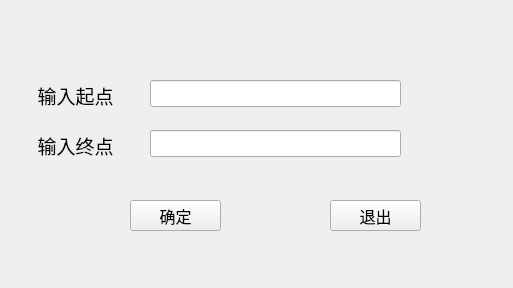
<?xml version="1.0" encoding="UTF-8"?>
<ui version="4.0">
 <class>SearchLoc</class>
 <widget class="QWidget" name="SearchLoc">
  <property name="geometry">
   <rect>
    <x>0</x>
    <y>0</y>
    <width>513</width>
    <height>288</height>
   </rect>
  </property>
  <property name="windowTitle">
   <string>SearchLoc</string>
  </property>
  <widget class="QPushButton" name="pushButtonDone">
   <property name="geometry">
    <rect>
     <x>130</x>
     <y>200</y>
     <width>91</width>
     <height>31</height>
    </rect>
   </property>
   <property name="font">
    <font>
     <pointsize>12</pointsize>
    </font>
   </property>
   <property name="text">
    <string>确定</string>
   </property>
  </widget>
  <widget class="QPushButton" name="pushButtonQuit">
   <property name="geometry">
    <rect>
     <x>330</x>
     <y>200</y>
     <width>91</width>
     <height>31</height>
    </rect>
   </property>
   <property name="font">
    <font>
     <pointsize>12</pointsize>
    </font>
   </property>
   <property name="text">
    <string>退出</string>
   </property>
  </widget>
  <widget class="QLabel" name="labelStart">
   <property name="geometry">
    <rect>
     <x>20</x>
     <y>80</y>
     <width>111</width>
     <height>31</height>
    </rect>
   </property>
   <property name="font">
    <font>
     <pointsize>14</pointsize>
    </font>
   </property>
   <property name="text">
    <string>输入起点</string>
   </property>
   <property name="alignment">
    <set>Qt::AlignCenter</set>
   </property>
  </widget>
  <widget class="QLabel" name="labelEnd">
   <property name="geometry">
    <rect>
     <x>20</x>
     <y>130</y>
     <width>111</width>
     <height>31</height>
    </rect>
   </property>
   <property name="font">
    <font>
     <pointsize>14</pointsize>
    </font>
   </property>
   <property name="text">
    <string>输入终点</string>
   </property>
   <property name="alignment">
    <set>Qt::AlignCenter</set>
   </property>
  </widget>
  <widget class="QLineEdit" name="lineEditStart">
   <property name="geometry">
    <rect>
     <x>150</x>
     <y>80</y>
     <width>251</width>
     <height>27</height>
    </rect>
   </property>
  </widget>
  <widget class="QLineEdit" name="lineEditEnd">
   <property name="geometry">
    <rect>
     <x>150</x>
     <y>130</y>
     <width>251</width>
     <height>27</height>
    </rect>
   </property>
  </widget>
  <widget class="QLabel" name="labelHit">
   <property name="geometry">
    <rect>
     <x>40</x>
     <y>250</y>
     <width>461</width>
     <height>20</height>
    </rect>
   </property>
   <property name="text">
    <string/>
   </property>
  </widget>
 </widget>
 <layoutdefault spacing="6" margin="11"/>
 <resources/>
 <connections>
  <connection>
   <sender>pushButtonQuit</sender>
   <signal>clicked()</signal>
   <receiver>SearchLoc</receiver>
   <slot>close()</slot>
   <hints>
    <hint type="sourcelabel">
     <x>375</x>
     <y>215</y>
    </hint>
    <hint type="destinationlabel">
     <x>256</x>
     <y>126</y>
    </hint>
   </hints>
  </connection>
 </connections>
 <slots>
  <slot>SendSignal()</slot>
 </slots>
</ui>
